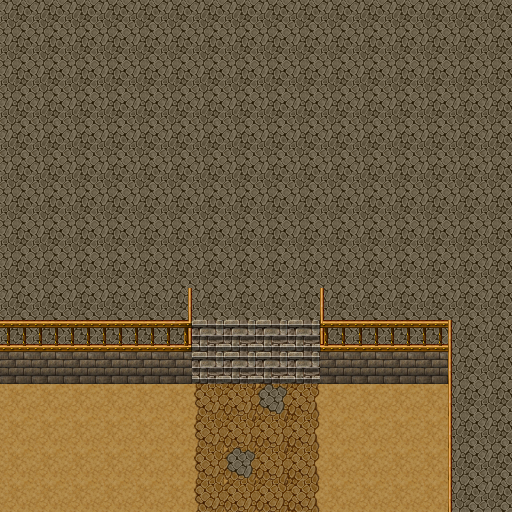

A level layout from a 2D game, rendered from its tile map. Below: a short description, then the map file with its tile-grid data intact:
An orthogonal 16x16 tile map with 32x32 px tiles, 3 tile layers (base, mask, mask2).

<map version="1.0" orientation="orthogonal" renderorder="right-down" width="16" height="16" tilewidth="32" tileheight="32" nextobjectid="1">
 <tileset firstgid="1" name="tile" tilewidth="32" tileheight="32" tilecount="100" columns="10">
  <image source="tile.png" width="320" height="320" />
 </tileset>
 <layer name="base" width="16" height="16">
  <data encoding="csv">
6,6,6,6,6,6,6,6,6,6,6,6,6,6,6,6,
6,6,6,6,6,6,6,6,6,6,6,6,6,6,6,6,
6,6,6,6,6,6,6,6,6,6,6,6,6,6,6,6,
6,6,6,6,6,6,6,6,6,6,6,6,6,6,6,6,
6,6,6,6,6,6,6,6,6,6,6,6,6,6,6,6,
6,6,6,6,6,6,6,6,6,6,6,6,6,6,6,6,
6,6,6,6,6,6,6,6,6,6,6,6,6,6,6,6,
6,6,6,6,6,6,6,6,6,6,6,6,6,6,6,6,
6,6,6,6,6,6,6,6,6,6,6,6,6,6,6,6,
6,6,6,6,6,6,6,6,6,6,6,6,6,6,6,6,
6,6,6,6,6,6,1,1,1,1,6,6,6,6,6,6,
56,56,56,56,56,56,1,1,1,1,56,56,56,56,6,6,
4,4,4,4,4,4,4,4,4,4,4,4,4,4,6,6,
4,4,4,4,4,4,4,4,4,4,4,4,4,4,6,6,
4,4,4,4,4,4,4,4,4,4,4,4,4,4,6,6,
4,4,4,4,4,4,4,4,4,4,4,4,4,4,6,6
</data>
 </layer>
 <layer name="mask" width="16" height="16">
  <data encoding="csv">
0,0,0,0,0,0,0,0,0,0,0,0,0,0,0,0,
0,0,0,0,0,0,0,0,0,0,0,0,0,0,0,0,
0,29,0,0,0,0,0,0,0,0,0,0,0,0,0,0,
0,0,0,0,0,0,0,0,0,0,0,0,0,0,0,0,
0,0,0,0,0,0,0,0,0,0,0,0,0,0,0,0,
0,0,0,0,0,0,0,0,0,0,0,0,0,0,0,0,
0,0,0,0,0,0,0,0,0,0,0,0,0,0,0,0,
0,0,0,0,0,0,0,0,0,0,0,0,0,0,0,0,
0,0,0,0,0,0,0,0,0,0,0,0,0,0,0,0,
0,0,0,0,0,50,0,0,0,0,48,0,0,0,0,0,
59,59,59,59,59,60,35,35,35,35,58,59,59,59,48,0,
0,0,0,0,0,0,35,35,35,35,0,0,0,0,48,0,
0,0,0,0,0,0,41,32,32,42,0,0,0,0,48,0,
0,0,0,0,0,0,41,32,32,42,0,0,0,0,48,0,
0,0,0,0,0,0,41,32,32,42,0,0,0,0,48,0,
0,0,0,0,0,0,41,32,32,42,0,0,0,0,48,0
</data>
 </layer>
 <layer name="mask2" width="16" height="16">
  <data encoding="csv">
0,0,0,0,0,0,0,0,0,0,0,0,0,0,0,0,
0,0,0,0,0,0,0,0,0,0,0,0,0,0,0,0,
0,0,0,0,0,0,0,0,0,0,0,0,0,0,0,0,
0,0,0,0,0,0,0,0,0,0,0,0,0,0,0,0,
0,0,0,0,0,0,0,0,0,0,0,0,0,0,0,0,
0,0,0,0,0,0,0,0,0,0,0,0,0,0,0,0,
0,0,0,0,0,0,0,0,0,0,0,0,0,0,0,0,
0,0,0,0,0,0,0,0,0,0,0,0,0,0,0,0,
0,0,0,0,0,0,0,0,0,0,0,0,0,0,0,0,
0,0,0,0,0,0,0,0,0,0,0,0,0,0,0,0,
0,0,0,0,0,0,0,0,0,0,0,0,0,0,0,0,
0,0,0,0,0,0,0,0,0,0,0,0,0,0,0,0,
0,0,0,0,0,0,51,52,33,52,0,0,0,0,0,0,
0,0,0,0,0,0,51,52,52,52,0,0,0,0,0,0,
0,0,0,0,0,0,51,33,52,52,0,0,0,0,0,0,
0,0,0,0,0,0,51,0,52,52,0,0,0,0,0,0
</data>
 </layer>
</map>